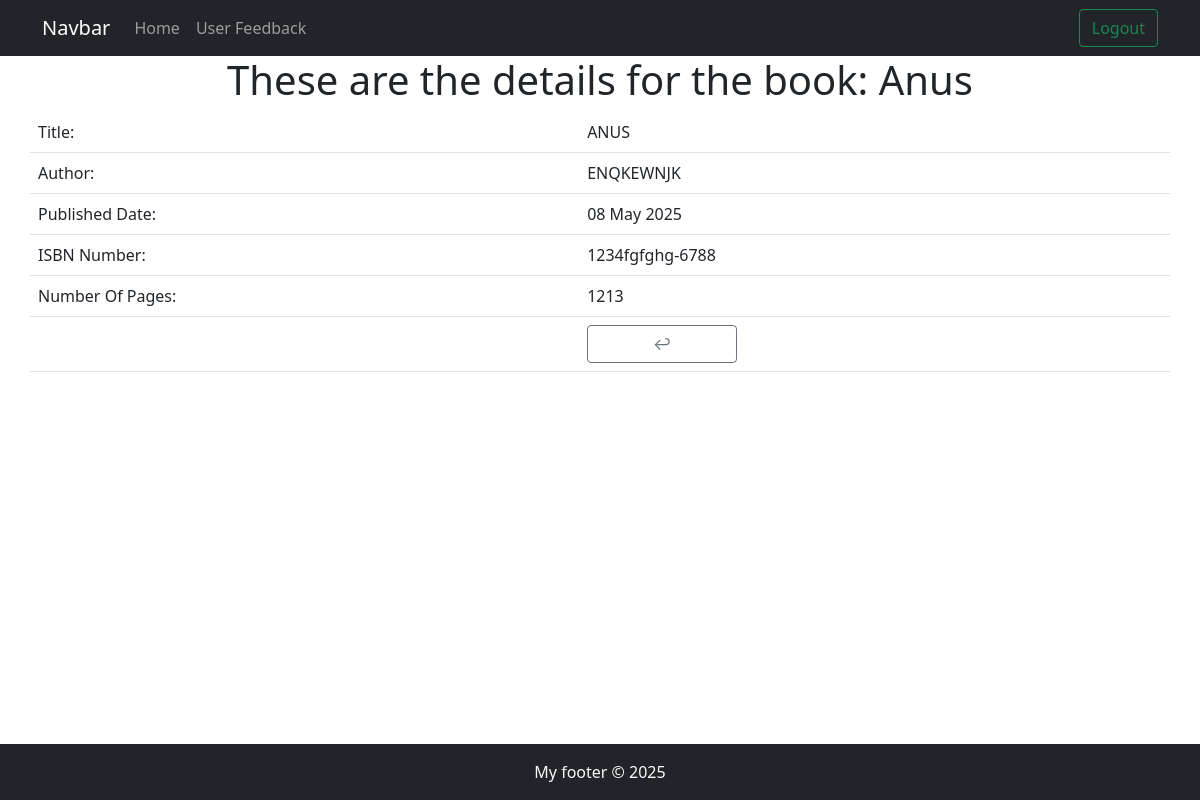
The page /book_details/3/ (signed in) on the database its author committed.
### main/models.py (models this page shows, shortened)
class Book(models.Model):
    title = models.CharField(max_length=255, unique=True)
    author = models.CharField(max_length=100)
    published_date = models.DateField()
    isbn = models.CharField(max_length=100)
    pages = models.IntegerField()
    class Meta:
        db_table = "book"

### main/views.py (the view)
# urls.py: path('book_details/<int:id>/', views.book_details, name='book_details'),
@login_required
def book_details(request, id):
    book = Book.objects.get(id=id)
    context = {
        'book':book,
    }
    return render(request, 'main/book_details.html', context)

### templates/main/book_details.html (shortened to what this page needs)
{% extends 'main/base.html' %}
{% block content %}
    <div class="text-center">
        <h1>These are the details for the book: {{ book.title }}</h1>
    </div>
    <table class="table">
        <tbody>
            <tr>
                <td>Title: </td>
                <td>{{ book.title|upper }}</td>
            </tr>
            <tr>
                <td>Author: </td>
                <td>{{ book.author|upper }}</td>
            </tr>
            <tr>
                <td>Published Date: </td>
                <td>{{ book.published_date|date:"d M Y" }}</td>
            </tr>
            <tr>
                <td>ISBN Number: </td>
                <td>{{ book.isbn }}</td>
            </tr>
            <tr>
                <td>Number Of Pages: </td>
                <td>{{ book.pages }}</td>
            </tr>
            <tr>
                <td></td>
                <td>
                    <a class="btn btn-outline-secondary" href="{% url 'index' %}" style="width: 150px;">
                        <span style='font-size:16px;'>&#8617; </span>
                    </a>
                </td>
            </tr>
        </tbody>
    </table>
{% endblock content %}

### rows shown on the page
Book: title "Anus", title "ANUS", author "ENQKEWNJK", published_date "08 May 2025", isbn "1234fgfghg-6788", pages "1213"
